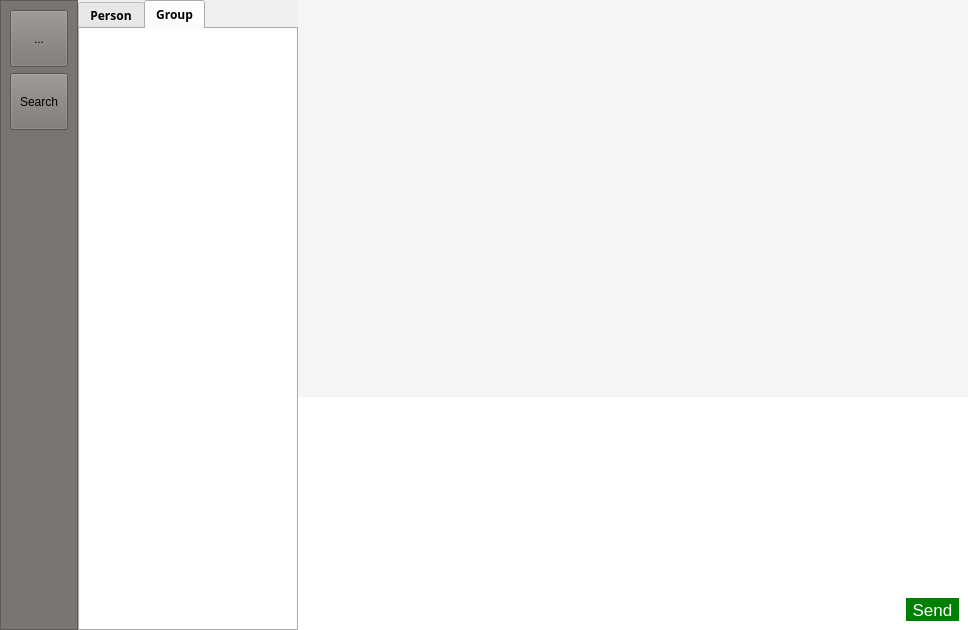
<?xml version="1.0" encoding="UTF-8"?>
<ui version="4.0">
 <class>MainDialogInterface</class>
 <widget class="QMainWindow" name="MainDialogInterface">
  <property name="geometry">
   <rect>
    <x>0</x>
    <y>0</y>
    <width>968</width>
    <height>630</height>
   </rect>
  </property>
  <property name="minimumSize">
   <size>
    <width>968</width>
    <height>630</height>
   </size>
  </property>
  <property name="font">
   <font>
    <family>Adobe Devanagari</family>
    <weight>75</weight>
    <bold>true</bold>
   </font>
  </property>
  <property name="windowTitle">
   <string>UChat</string>
  </property>
  <property name="windowIcon">
   <iconset resource="resources.qrc">
    <normaloff>:/images/images/logo.png</normaloff>:/images/images/logo.png</iconset>
  </property>
  <widget class="QWidget" name="centralwidget">
   <property name="minimumSize">
    <size>
     <width>968</width>
     <height>619</height>
    </size>
   </property>
   <property name="styleSheet">
    <string notr="true"/>
   </property>
   <layout class="QHBoxLayout" name="horizontalLayout">
    <property name="spacing">
     <number>0</number>
    </property>
    <property name="leftMargin">
     <number>0</number>
    </property>
    <property name="topMargin">
     <number>0</number>
    </property>
    <property name="rightMargin">
     <number>0</number>
    </property>
    <property name="bottomMargin">
     <number>0</number>
    </property>
    <item>
     <widget class="QFrame" name="left_column">
      <property name="sizePolicy">
       <sizepolicy hsizetype="Fixed" vsizetype="Preferred">
        <horstretch>0</horstretch>
        <verstretch>0</verstretch>
       </sizepolicy>
      </property>
      <property name="styleSheet">
       <string notr="true">background-color:rgb(121, 117, 113);</string>
      </property>
      <property name="frameShape">
       <enum>QFrame::StyledPanel</enum>
      </property>
      <property name="frameShadow">
       <enum>QFrame::Raised</enum>
      </property>
      <layout class="QFormLayout" name="formLayout">
       <item row="0" column="0">
        <widget class="QToolButton" name="Logo">
         <property name="styleSheet">
          <string notr="true">width:50px;height:50px;</string>
         </property>
         <property name="text">
          <string>...</string>
         </property>
        </widget>
       </item>
       <item row="1" column="0">
        <widget class="QToolButton" name="History">
         <property name="layoutDirection">
          <enum>Qt::LeftToRight</enum>
         </property>
         <property name="styleSheet">
          <string notr="true">width:50px;height:50px;</string>
         </property>
         <property name="text">
          <string>Search</string>
         </property>
        </widget>
       </item>
       <item row="4" column="0">
        <spacer name="verticalSpacer">
         <property name="orientation">
          <enum>Qt::Vertical</enum>
         </property>
         <property name="sizeHint" stdset="0">
          <size>
           <width>20</width>
           <height>40</height>
          </size>
         </property>
        </spacer>
       </item>
      </layout>
     </widget>
    </item>
    <item>
     <widget class="QWidget" name="right_body" native="true">
      <property name="sizePolicy">
       <sizepolicy hsizetype="Preferred" vsizetype="Preferred">
        <horstretch>0</horstretch>
        <verstretch>0</verstretch>
       </sizepolicy>
      </property>
      <layout class="QHBoxLayout" name="horizontalLayout_2">
       <property name="spacing">
        <number>0</number>
       </property>
       <property name="sizeConstraint">
        <enum>QLayout::SetDefaultConstraint</enum>
       </property>
       <property name="leftMargin">
        <number>0</number>
       </property>
       <property name="topMargin">
        <number>0</number>
       </property>
       <property name="rightMargin">
        <number>0</number>
       </property>
       <property name="bottomMargin">
        <number>0</number>
       </property>
       <item>
        <widget class="QFrame" name="status_list">
         <property name="sizePolicy">
          <sizepolicy hsizetype="Fixed" vsizetype="Preferred">
           <horstretch>0</horstretch>
           <verstretch>0</verstretch>
          </sizepolicy>
         </property>
         <property name="minimumSize">
          <size>
           <width>220</width>
           <height>631</height>
          </size>
         </property>
         <property name="maximumSize">
          <size>
           <width>220</width>
           <height>16777215</height>
          </size>
         </property>
         <property name="styleSheet">
          <string notr="true"/>
         </property>
         <layout class="QVBoxLayout" name="verticalLayout_3">
          <property name="spacing">
           <number>0</number>
          </property>
          <property name="leftMargin">
           <number>0</number>
          </property>
          <property name="topMargin">
           <number>0</number>
          </property>
          <property name="rightMargin">
           <number>0</number>
          </property>
          <property name="bottomMargin">
           <number>0</number>
          </property>
          <item>
           <widget class="QTabWidget" name="tabWidget">
            <property name="styleSheet">
             <string notr="true"/>
            </property>
            <property name="currentIndex">
             <number>1</number>
            </property>
            <widget class="QWidget" name="Person">
             <property name="sizePolicy">
              <sizepolicy hsizetype="Preferred" vsizetype="Preferred">
               <horstretch>0</horstretch>
               <verstretch>0</verstretch>
              </sizepolicy>
             </property>
             <attribute name="title">
              <string>Person</string>
             </attribute>
             <layout class="QVBoxLayout" name="verticalLayout_5">
              <property name="leftMargin">
               <number>0</number>
              </property>
              <property name="topMargin">
               <number>0</number>
              </property>
              <property name="rightMargin">
               <number>0</number>
              </property>
              <property name="bottomMargin">
               <number>0</number>
              </property>
              <item>
               <widget class="QListView" name="onlineList">
                <property name="styleSheet">
                 <string notr="true">border:none</string>
                </property>
               </widget>
              </item>
             </layout>
            </widget>
            <widget class="QWidget" name="Groups">
             <attribute name="title">
              <string>Group</string>
             </attribute>
             <layout class="QVBoxLayout" name="verticalLayout_4">
              <property name="spacing">
               <number>0</number>
              </property>
              <property name="leftMargin">
               <number>0</number>
              </property>
              <property name="topMargin">
               <number>0</number>
              </property>
              <property name="rightMargin">
               <number>0</number>
              </property>
              <property name="bottomMargin">
               <number>0</number>
              </property>
              <item>
               <widget class="QTreeView" name="groupList">
                <property name="styleSheet">
                 <string notr="true">border:none;</string>
                </property>
               </widget>
              </item>
             </layout>
            </widget>
           </widget>
          </item>
         </layout>
        </widget>
       </item>
       <item>
        <widget class="QWidget" name="chat_body" native="true">
         <property name="sizePolicy">
          <sizepolicy hsizetype="Preferred" vsizetype="Preferred">
           <horstretch>0</horstretch>
           <verstretch>0</verstretch>
          </sizepolicy>
         </property>
         <property name="minimumSize">
          <size>
           <width>300</width>
           <height>0</height>
          </size>
         </property>
         <property name="styleSheet">
          <string notr="true"/>
         </property>
         <layout class="QVBoxLayout" name="verticalLayout" stretch="0,4">
          <property name="spacing">
           <number>0</number>
          </property>
          <property name="sizeConstraint">
           <enum>QLayout::SetDefaultConstraint</enum>
          </property>
          <property name="leftMargin">
           <number>0</number>
          </property>
          <property name="topMargin">
           <number>0</number>
          </property>
          <property name="rightMargin">
           <number>0</number>
          </property>
          <property name="bottomMargin">
           <number>0</number>
          </property>
          <item>
           <widget class="QTextBrowser" name="historyBrowser">
            <property name="sizePolicy">
             <sizepolicy hsizetype="Preferred" vsizetype="Preferred">
              <horstretch>0</horstretch>
              <verstretch>0</verstretch>
             </sizepolicy>
            </property>
            <property name="minimumSize">
             <size>
              <width>500</width>
              <height>0</height>
             </size>
            </property>
            <property name="font">
             <font>
              <family>Arial</family>
              <pointsize>11</pointsize>
              <weight>50</weight>
              <bold>false</bold>
             </font>
            </property>
            <property name="styleSheet">
             <string notr="true">background-color: rgb(245, 245, 245);border:none;</string>
            </property>
           </widget>
          </item>
          <item>
           <widget class="QWidget" name="widget_4" native="true">
            <property name="sizePolicy">
             <sizepolicy hsizetype="Preferred" vsizetype="Fixed">
              <horstretch>0</horstretch>
              <verstretch>0</verstretch>
             </sizepolicy>
            </property>
            <layout class="QVBoxLayout" name="verticalLayout_2">
             <property name="spacing">
              <number>0</number>
             </property>
             <property name="leftMargin">
              <number>0</number>
             </property>
             <property name="topMargin">
              <number>0</number>
             </property>
             <property name="rightMargin">
              <number>0</number>
             </property>
             <property name="bottomMargin">
              <number>0</number>
             </property>
             <item>
              <widget class="QTextEdit" name="textEditor">
               <property name="sizePolicy">
                <sizepolicy hsizetype="Preferred" vsizetype="Preferred">
                 <horstretch>0</horstretch>
                 <verstretch>0</verstretch>
                </sizepolicy>
               </property>
               <property name="minimumSize">
                <size>
                 <width>500</width>
                 <height>80</height>
                </size>
               </property>
               <property name="maximumSize">
                <size>
                 <width>16777215</width>
                 <height>200</height>
                </size>
               </property>
               <property name="font">
                <font>
                 <family>Arial</family>
                 <pointsize>12</pointsize>
                 <weight>50</weight>
                 <bold>false</bold>
                </font>
               </property>
               <property name="styleSheet">
                <string notr="true">border:none;</string>
               </property>
              </widget>
             </item>
             <item>
              <widget class="QFrame" name="frame_4">
               <property name="sizePolicy">
                <sizepolicy hsizetype="Preferred" vsizetype="Fixed">
                 <horstretch>0</horstretch>
                 <verstretch>0</verstretch>
                </sizepolicy>
               </property>
               <property name="minimumSize">
                <size>
                 <width>0</width>
                 <height>41</height>
                </size>
               </property>
               <property name="styleSheet">
                <string notr="true">background-color:white;border:1px solid rgb(130, 135, 144);margin:0;border:none;</string>
               </property>
               <property name="frameShape">
                <enum>QFrame::NoFrame</enum>
               </property>
               <property name="frameShadow">
                <enum>QFrame::Plain</enum>
               </property>
               <layout class="QHBoxLayout" name="horizontalLayout_4">
                <property name="leftMargin">
                 <number>0</number>
                </property>
                <property name="topMargin">
                 <number>0</number>
                </property>
                <property name="bottomMargin">
                 <number>0</number>
                </property>
                <item>
                 <spacer name="horizontalSpacer">
                  <property name="orientation">
                   <enum>Qt::Horizontal</enum>
                  </property>
                  <property name="sizeHint" stdset="0">
                   <size>
                    <width>464</width>
                    <height>20</height>
                   </size>
                  </property>
                 </spacer>
                </item>
                <item>
                 <widget class="QToolButton" name="Send">
                  <property name="enabled">
                   <bool>true</bool>
                  </property>
                  <property name="baseSize">
                   <size>
                    <width>10</width>
                    <height>10</height>
                   </size>
                  </property>
                  <property name="font">
                   <font>
                    <pointsize>13</pointsize>
                    <weight>50</weight>
                    <bold>false</bold>
                   </font>
                  </property>
                  <property name="styleSheet">
                   <string notr="true">background-color:green;color:white;</string>
                  </property>
                  <property name="text">
                   <string>Send</string>
                  </property>
                  <property name="iconSize">
                   <size>
                    <width>10</width>
                    <height>10</height>
                   </size>
                  </property>
                 </widget>
                </item>
               </layout>
              </widget>
             </item>
            </layout>
           </widget>
          </item>
         </layout>
        </widget>
       </item>
      </layout>
     </widget>
    </item>
   </layout>
  </widget>
  <action name="actionExit">
   <property name="text">
    <string>Exit</string>
   </property>
  </action>
 </widget>
 <resources>
  <include location="resources.qrc"/>
 </resources>
 <connections/>
</ui>
